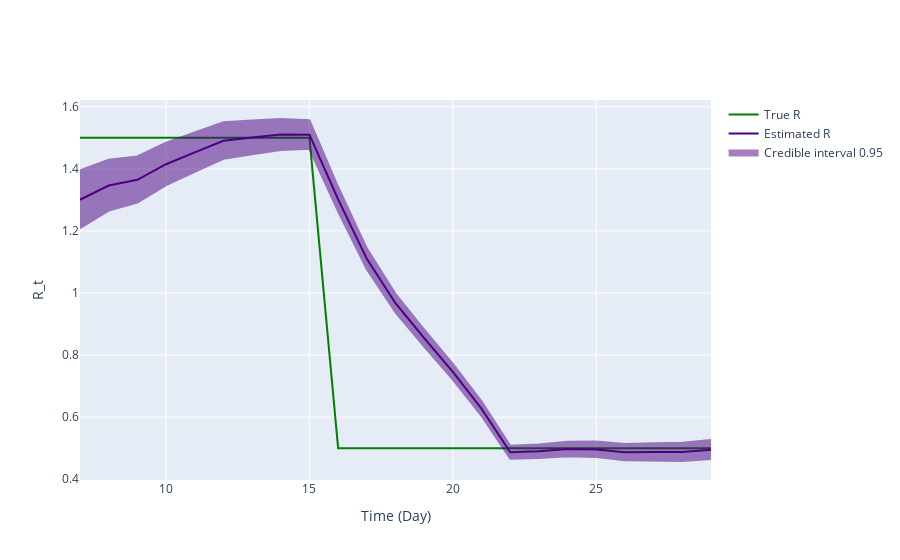

Source (notebook cell):
### Markdown cell above
## Inference plot using class method results

### Code cell
fig = ReproductionNumberPlot()

fig.add_ground_truth_rt(ground_truth)
fig.add_interval_rt(intervals)

fig.update_labels(time_label='Time (Day)', r_label='R_t')

fig.show_figure()

### Figure 1 — Plotly figure (JSON) as saved in the notebook; plotly's stock layout.template omitted (floating-point values rounded to 4 significant figures)
{"data": [{"line": {"color": "green"}, "mode": "lines", "name": "True R", "type": "scatter", "x": [7, 8, 9, 10, 11, 12, 13, 14, 15, 16, 17, 18, 19, 20, 21, 22, 23, 24, 25, 26, 27, 28, 29], "y": [1.5, 1.5, 1.5, 1.5, 1.5, 1.5, 1.5, 1.5, 1.5, 0.5, 0.5, 0.5, 0.5, 0.5, 0.5, 0.5, 0.5, 0.5, 0.5, 0.5, 0.5, 0.5, 0.5]}, {"line": {"color": "indigo"}, "mode": "lines", "name": "Estimated R", "type": "scatter", "x": [7, 8, 9, 10, 11, 12, 13, 14, 15, 16, 17, 18, 19, 20, 21, 22, 23, 24, 25, 26, 27, 28, 29], "y": [1.3, 1.346, 1.365, 1.415, 1.453, 1.491, 1.501, 1.51, 1.51, 1.302, 1.11, 0.9671, 0.8547, 0.7461, 0.6272, 0.4869, 0.49, 0.4971, 0.4961, 0.4869, 0.488, 0.4875, 0.4952]}, {"fill": "toself", "fillcolor": "indigo", "line": {"color": "indigo"}, "mode": "lines", "name": "Credible interval 0.95", "opacity": 0.5, "type": "scatter", "x": [7, 8, 9, 10, 11, 12, 13, 14, 15, 16, 17, 18, 19, 20, 21, 22, 23, 24, 25, 26, 27, 28, 29, 29, 28, 27, 26, 25, 24, 23, 22, 21, 20, 19, 18, 17, 16, 15, 14, 13, 12, 11, 10, 9, 8, 7], "y": [1.395, 1.43, 1.44, 1.484, 1.517, 1.55, 1.555, 1.561, 1.557, 1.341, 1.144, 0.9973, 0.8823, 0.7717, 0.6507, 0.5081, 0.5121, 0.5208, 0.5215, 0.5136, 0.5163, 0.5172, 0.5266, 0.4649, 0.4587, 0.4606, 0.4608, 0.4713, 0.4739, 0.4683, 0.4661, 0.604, 0.721, 0.8276, 0.9374, 1.076, 1.263, 1.465, 1.461, 1.447, 1.433, 1.391, 1.347, 1.292, 1.265, 1.209]}], "layout": {"hovermode": "x unified", "xaxis": {"title": {"text": "Time (Day)"}}, "yaxis": {"title": {"text": "R_t"}}}}
